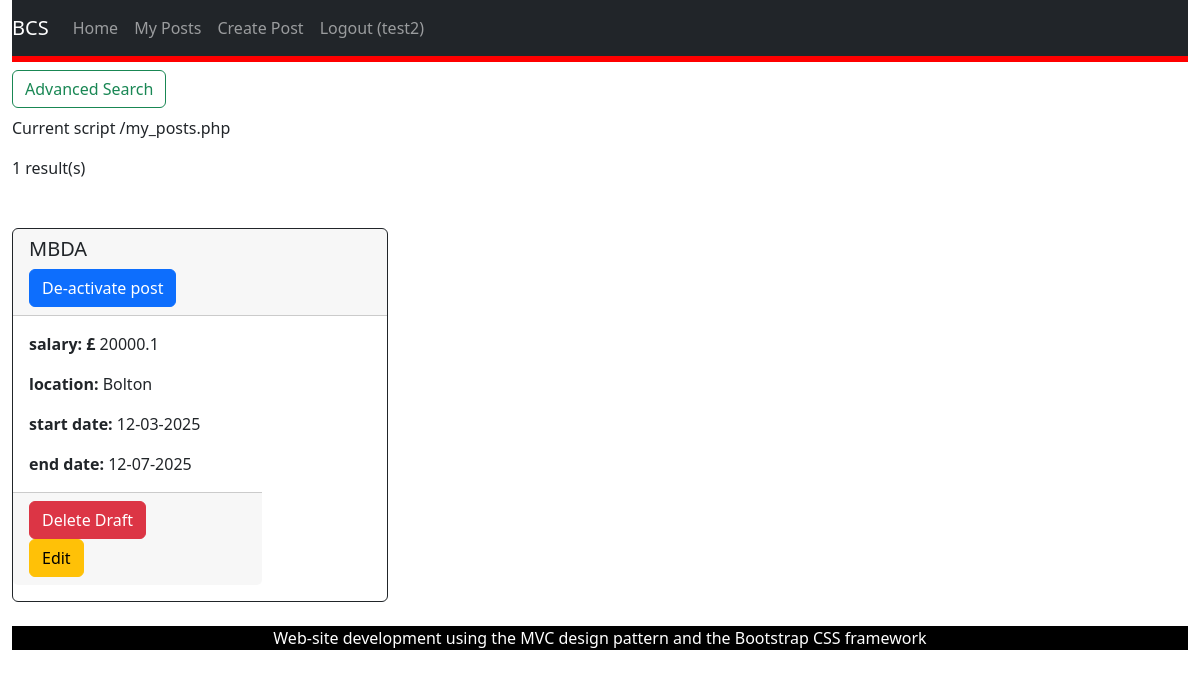
The page /my_posts.php (signed in) on the database as committed earlier.
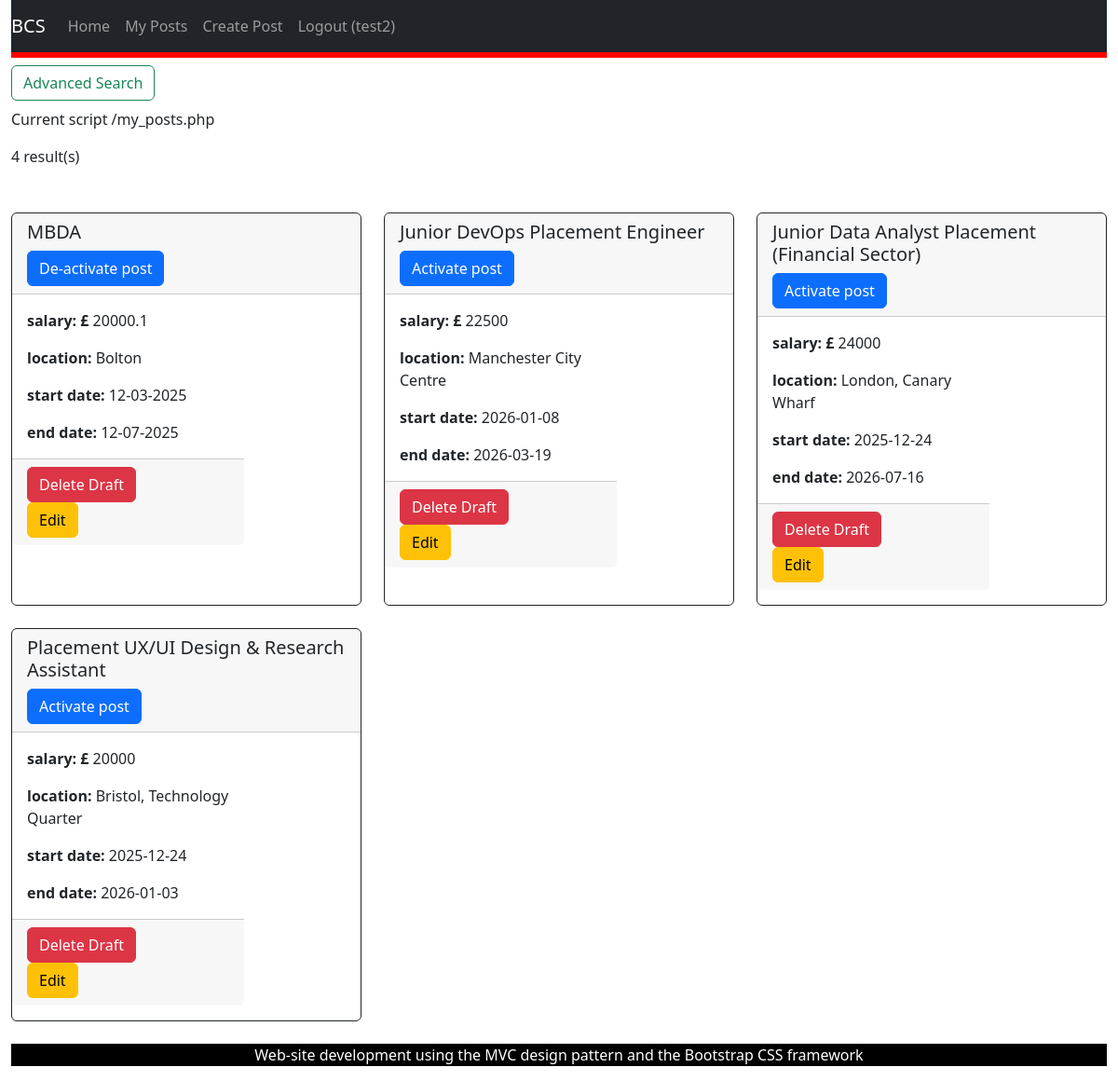
The same page on the database as committed later.
### tables this page shows
CREATE TABLE "placement_opportunity"
(
    placement_ID INTEGER
        primary key autoincrement,
    employer_ID  INTEGER
        references users,
    title        TEXT not null,
    description  TEXT not null,
    salary       REAL,
    location     TEXT not null,
    start_date   DATE not null,
    end_date     DATE not null,
    status       TEXT
, deadline DATE, date_posted DATE DEFAULT NULL, about_company TEXT, what_we_offer TEXT);

### my_posts.php (called while the page is built, shortened)
<?php
require_once('Models/PlacementsDataSet.php');
$view = new stdClass();
$view->pageTitle = 'My Posts';
$employerId = $_SESSION['user_id'];
$placementsDataSet = new PlacementsDataSet();
$view->placementsDataSet = $placementsDataSet->fetchPostsByEmployerID($employerId);
if (count($view->placementsDataSet) == 0)
{
    $view->dbMessage = "No results";
}
else
{
    $view->dbMessage = count($view->placementsDataSet) . " result(s)";
}
$view->success = $_SESSION['placements_success'] ?? null;
require_once('Views/my_posts.phtml');

### Models/Database.php (called while the page is built, shortened)
<?php
class Database {
    protected static $_dbInstance = null;
    protected $_dbHandle;
    public static function getInstance() {
        if(self::$_dbInstance === null) {
            self::$_dbInstance = new self();
        }
        return self::$_dbInstance;
    }
    private function __construct() {
        try {
            $this->_dbHandle = new PDO("sqlite:identifier.sqlite");
        }
        catch (PDOException $e) {
            echo $e->getMessage();
        }
    }
    public function getdbConnection() {
        return $this->_dbHandle;
    }
}

### Models/PlacementsDataSet.php (called while the page is built, shortened)
<?php
require_once('Database.php');
require_once('PlacementsData.php');
class PlacementsDataSet {
    protected $_dbHandle, $_dbInstance;
    public function __construct() {
        $this->_dbInstance = Database::getInstance();
        $this->_dbHandle = $this->_dbInstance->getdbConnection();
    }
    public function fetchPostsByEmployerID($employerId) {
        $sqlQuery = 'SELECT * FROM placement_opportunity WHERE employer_id = :employerId;';
        $statement = $this->_dbHandle->prepare($sqlQuery);
        $statement->bindParam(':employerId', $employerId, PDO::PARAM_INT);
        $statement->execute();
        $dataSet = [];
        while ($row = $statement->fetch(PDO::FETCH_ASSOC)) {
            $dataSet[] = new PlacementsData($row);
        }
        return $dataSet;
    }
}

### Models/PlacementsData.php (called while the page is built, shortened)
<?php
class PlacementsData {
    protected $placement_id, $employer_id, $title, $description,$salary, $location, $start_date, $end_date, $status, $deadline, $date_posted;
    public function __construct($dbRow) {
        $this->placement_id = $dbRow['placement_ID'];
        $this->title = $dbRow['title'];
        $this->salary = $dbRow['salary'];
        $this->location = $dbRow['location'];
        $this->start_date = $dbRow['start_date'];
        $this->end_date = $dbRow['end_date'];
        $this->status = $dbRow['status'] ?? 'Active';
    }
    public function getPlacementID() {
        return $this->placement_id;
    }
    public function getTitle() {
        return $this->title;
    }
    public function getSalary() {
        return $this->salary;
    }
    public function getLocation() {
        return $this->location;
    }
    public function getStartDate() {
        return $this->start_date;
    }
    public function getEndDate() {
        return $this->end_date;
    }
    public function getStatus() {
        return $this->status;
    }
}

### Views/my_posts.phtml (the view, shortened to what this page needs)
<?php require('template/header.phtml');
?>
<?php if (isset($_SESSION['role']) == "employer"):?>
    <div class="col-3">
        <button class="btn btn-outline-success my-4 my-sm-2" type="submit" data-bs-toggle="collapse" data-bs-target="#advancedOptions" aria-expanded="false" aria-controls="advancedOptions" >Advanced Search
        </button>
    </div>
    <div class="col-4">
        <p>Current script <?php echo $_SERVER["PHP_SELF"]; ?></p>
    </div>
    <div class="col-2">
        <p><?php echo $view->dbMessage; ?></p>
    </div>
    <div class="row row-cols-1 row-cols-md-3 g-4 my-4">
        <?php foreach ($view->placementsDataSet as $placementsData) { ?>
            <div class="col">
                <div class="card border-dark mb-3 h-100">
                    <div class="card-header">
                        <h5><?php echo $placementsData->getTitle(); ?></h5>
                        <form action="my_posts.php" method="POST">
                            <?php if ($placementsData->getStatus() == "inactive"):?>
                            <button type="submit" class="btn btn-primary" name ="activate_status">
                                Activate post
                            </button>
                            <?php endif; ?>
                            <?php if ($placementsData->getStatus() == "active"):?>
                                <button type="submit" class="btn btn-primary" name ="de-activate_status">
                                    De-activate post
                                </button>
                            <?php endif; ?>
                        </form>
                    </div>
                    <?php ?><div class="col-md-8">
                        <div class="card-body">
                            <p class="card-text"><b>salary: £</b> <?php echo $placementsData->getSalary()?></p>
                            <p class="card-text"><b>location:</b> <?php echo $placementsData->getLocation()?></p>
                            <p class="card-text"><b>start date:</b> <?php echo $placementsData->getStartDate()?></p>
                            <p class="card-text"><b>end date:</b> <?php echo $placementsData->getEndDate()?></p>
                        </div>
                        <div class="card-footer">
                            <button type="button" class="btn btn-danger" data-bs-toggle="modal" data-bs-target="#deleteModal<?php echo $placementsData->getPlacementID(); ?>">
                                Delete Draft
                            </button>
                            <form action="edit_post.php" method="POST">
                                <button type="submit" class="btn btn-warning" name ="id" value="<?php echo $placementsData->getPlacementID() ?>">
                                    Edit
                                </button>
                            </form>
                        </div>
                    </div>
                </div>
            </div>
        <?php } ?>
    </div>
<?php endif; ?>
<?php require('template/footer.phtml') ?>

### Views/template/header.phtml (shortened to what this page needs)
<?php
$is_logged_in = $_SESSION['logged_in'] ?? false;
$user_role = $_SESSION['role'] ?? '';
?>
<!DOCTYPE html>
<html lang="en">
<head>
    <link href="https://cdn.jsdelivr.net/npm/bootstrap@5.2.0/dist/css/bootstrap.min.css" rel="stylesheet">
    <link href="/css/my-style.css" rel="stylesheet">
</head>
<body role=""document">
<div class="container-fluid">
    <nav class="navbar navbar-expand-lg navbar-dark bg-dark">
        <a class="navbar-brand" href="index.php"> BCS</a>
        <div class="collapse navbar-collapse" id="navbarNav">
            <ul class="navbar-nav me-auto">
                <li class="nav-item">
                    <a class="nav-link" href="index.php">Home</a>
                </li>
                <?php if ($is_logged_in && $user_role === 'employer'): ?>
                    <li class="nav-item">
                        <a class="nav-link" href="my_posts.php">My Posts</a>
                    </li>
                    <li class="nav-item">
                        <a class="nav-link" href="add_post.php">Create Post</a>
                    </li>
                <?php endif; ?>
                <?php if ($is_logged_in): ?>
                    <li class="nav-item">
                        <a class="nav-link" href="logout.php">Logout (<?php echo $_SESSION['name']; ?>)</a>
                    </li>
                <?php else: ?>
                    <li class="nav-item">
                        <a class="nav-link" href="login.php">Login</a>
                    </li>
                <?php endif; ?>
            </ul>
        </div>
    </nav>
    <main id="content" class="col-12">

### Views/template/footer.phtml (shortened to what this page needs)
    </main>
    <footer class-"row">
        <div id="footer" class="col-xs-12">
            <p>Web-site development using the MVC design pattern and the Bootstrap CSS framework</p>
        </div>
    </footer>
</body>
</html>

### css/my-style.css (style rules this page uses)
#content { background-color: #fff; border-top: solid 6px #f00; }
#footer { margin_top: 20px; text-align: center; background-color: #000; color: #fff; }

Rows that differ between the two databases and show on the page:
added placement_opportunity: title "Junior DevOps Placement Engineer", status "Activate post", salary "22500", location "Manchester City Centre", start_date "2026-01-08", end_date "2026-03-19", $placementsData->getPlacementID() 5 (drawn)
added placement_opportunity: title "Junior Data Analyst Placement (Financial Sector)", status "Activate post", salary "24000", location "London, Canary Wharf", start_date "2025-12-24", end_date "2026-07-16", $placementsData->getPlacementID() 6 (drawn)
added placement_opportunity: title "Placement UX/UI Design & Research Assistant", status "Activate post", salary "20000", location "Bristol, Technology Quarter", start_date "2025-12-24", end_date "2026-01-03", $placementsData->getPlacementID() 7 (drawn)
Other text that changed with them:
$view->dbMessage: "1 result(s)" → "4 result(s)"
